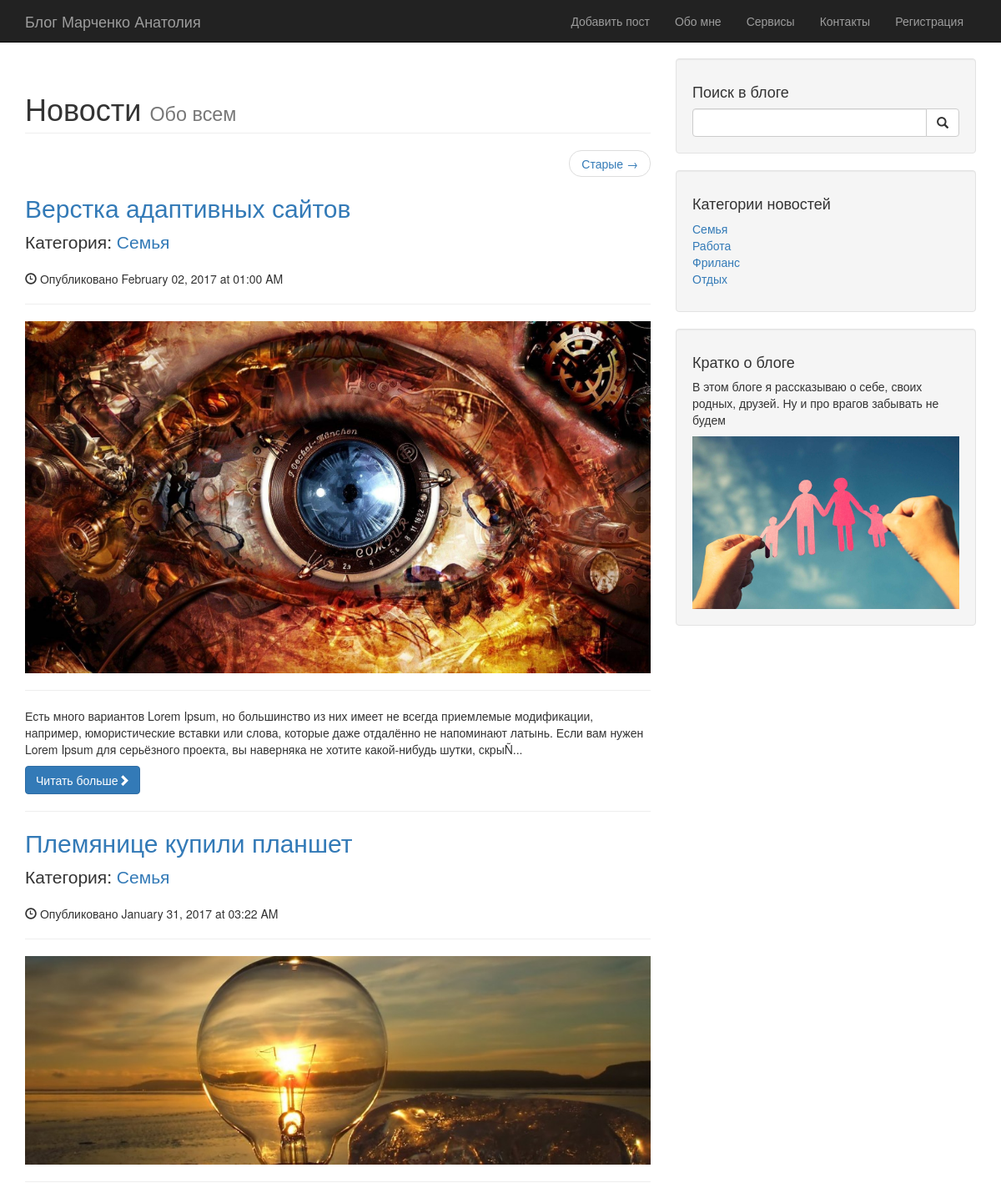
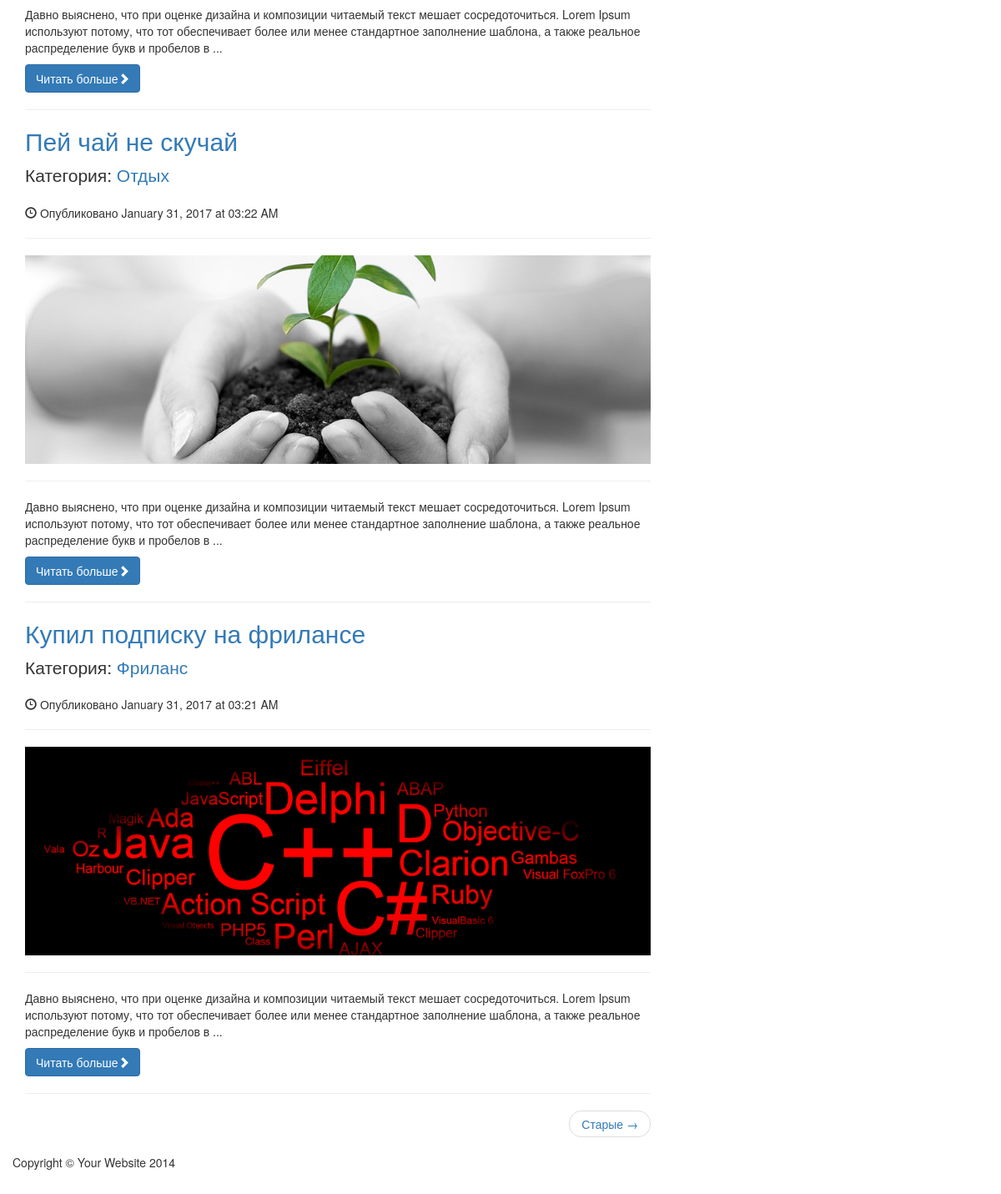
Before: / with the older database file (2 pictures, top to bottom).
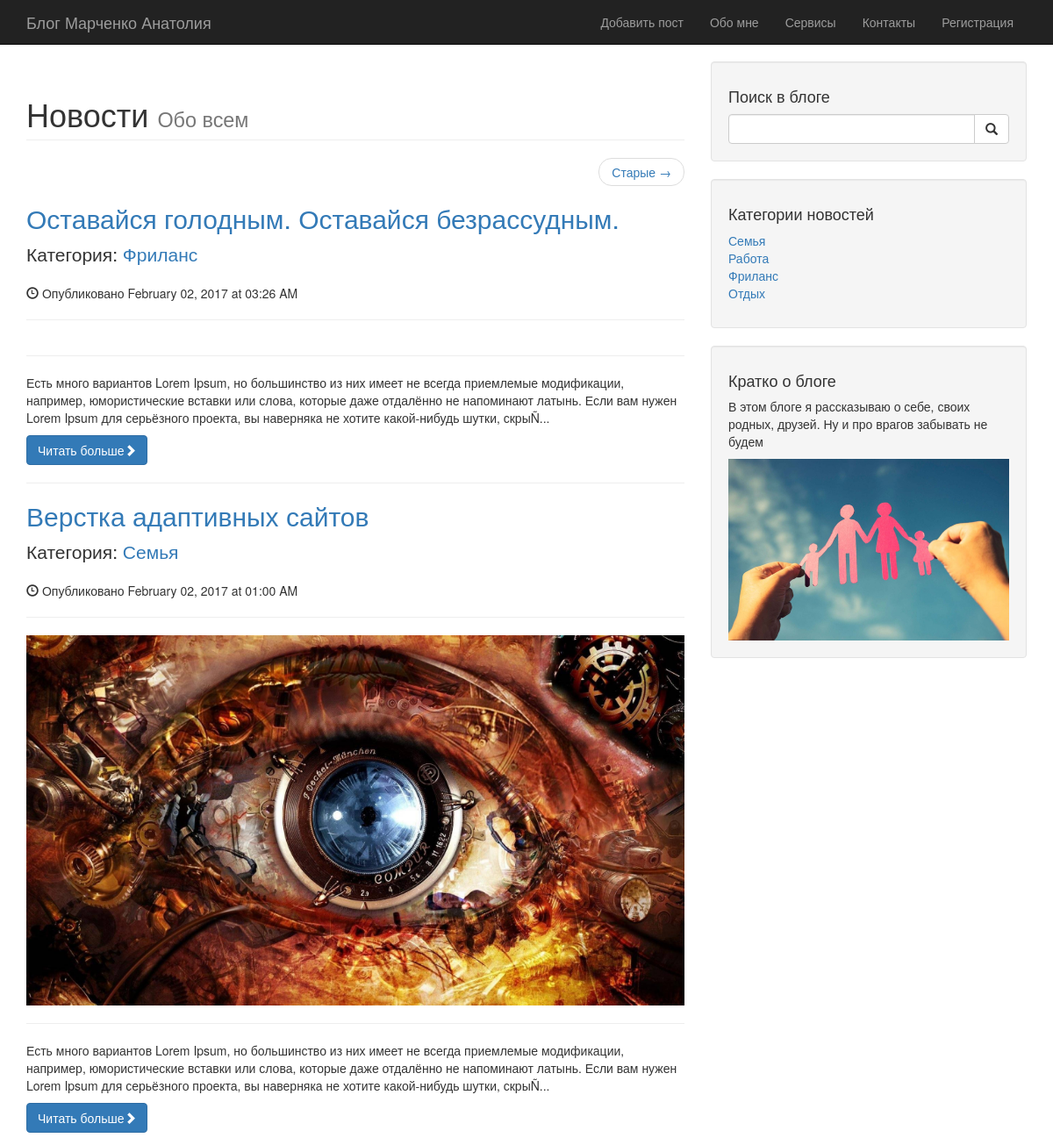
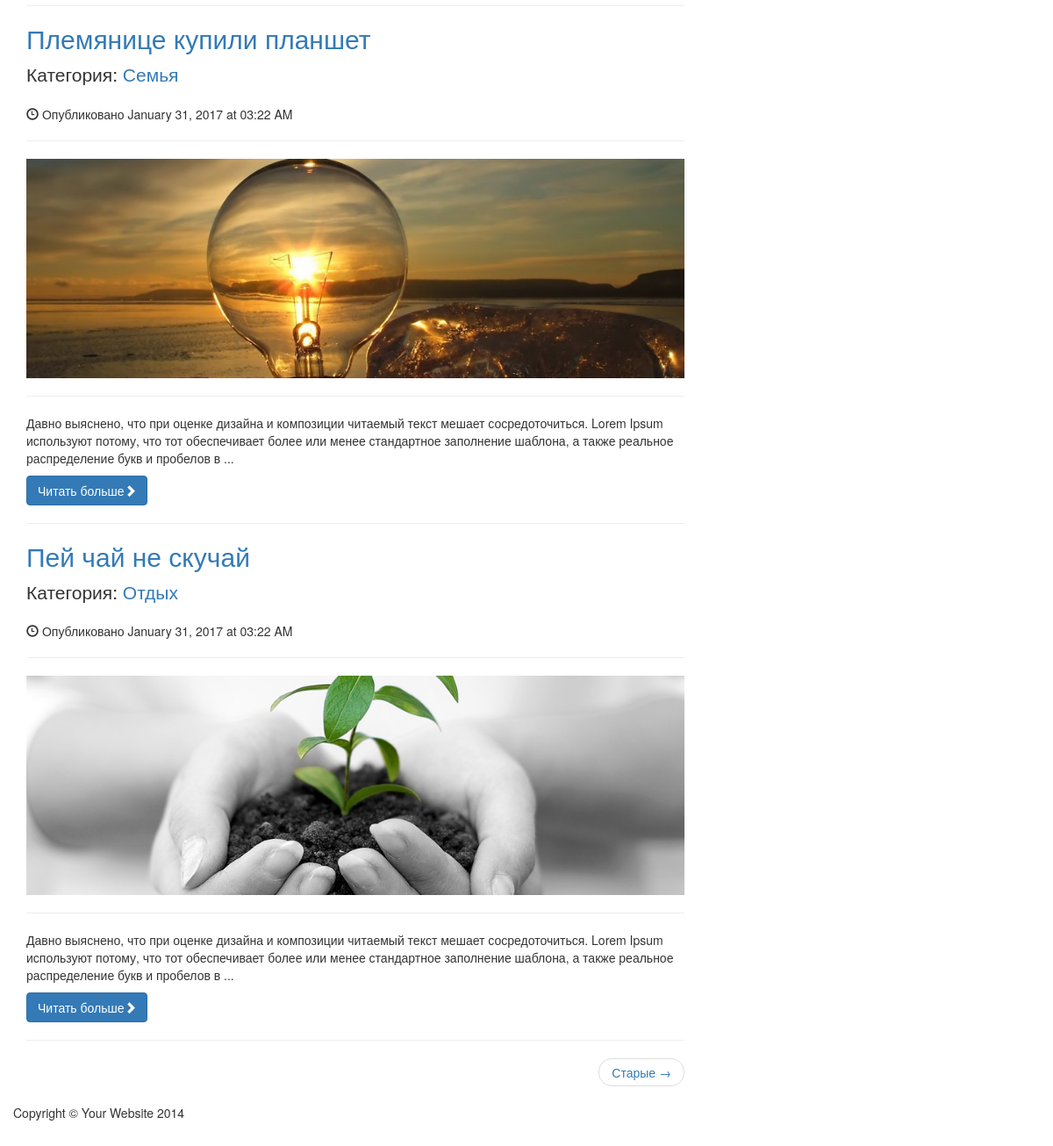
After: the same page with the newer database file (2 pictures, top to bottom).
### tables this page shows
CREATE TABLE posts(
          id integer primary key AUTOINCREMENT,
          category_id integer not null,
          published_date text not null,
          path_img text not null,
          title text not null,
          content text not null,
          FOREIGN KEY (category_id) REFERENCES categories(id)
      );

CREATE TABLE categories(
          id integer PRIMARY KEY AUTOINCREMENT,
          name text NOT NULL
);

### index.php (the view, shortened to what this page needs)
<?php
try {
    $dsn = "sqlite:blog.sqlite";
    $db = new PDO($dsn);
    $db->setAttribute(PDO::ATTR_ERRMODE,PDO::ERRMODE_EXCEPTION);
    $db->beginTransaction();
    if(!isset($_GET['offset'])){
        $offset = 0;
    }else{
        $offset = $_GET['offset'];
    }
    $sql = "select * from posts,categories where posts.category_id=categories.id order by posts.id desc limit $offset,4";
    $sqlCount = "select count(id) from posts";
    $countPosts="";
    foreach($db->query($sqlCount) as $row){$countPosts=$row['count(id)'];}
}catch(PDOException $ex){
    $db->rollBack();
    echo "<p style='color:red'>{$ex->getMessage()}</p>";
}
include_once "header.php";
?>
    <div class="container">
        <div class="row">
            <div class="col-md-8">
                <h1 class="page-header">
                    Новости
                    <small>Обо всем</small>
                </h1>
                <ul class="pager">
                    <li class="next <?php echo $offset+4>$countPosts?'hide':'show'?>">
                        <a href="index.php?offset=<?php echo $offset+4?>">Старые &rarr;</a>
                    </li>
                </ul>
                <?php foreach($db->query($sql) as $row):?>
                <h2>
                    <a href="post.php?id=<?=$row[0]?>"><?=$row['title']?></a>
                </h2>
                <p class="lead">
                    Категория:  <a href="index.php"><?=$row['name']?></a>
                </p>
                <p><span class="glyphicon glyphicon-time"></span> Опубликовано <?=$row['published_date']?></p>
                <hr>
                <img class="img-responsive" src="<?=$row['path_img']?>" alt="">
                <hr>
                <p><?php
                        $str=substr($row['content'],0,500)."...";
                        echo $str;
                    ?>
                </p>
                <a class="btn btn-primary" href="post.php?id=<?=$row[0]?>">Читать больше<span class="glyphicon glyphicon-chevron-right"></span></a>
                <hr>
                <?php endforeach;?>
                <ul class="pager">
                    <li class="next <?php echo $offset+4>$countPosts?'hide':'show'?>">
                        <a href="index.php?offset=<?php echo $offset+4?>">Старые &rarr;</a>
                    </li>
                </ul>
            </div>
<?php include_once "footer.php";?>

### header.php (shortened to what this page needs)
<!DOCTYPE html>
<html lang="en">
<head>
    <link href="css/bootstrap.min.css" rel="stylesheet">
    <link href="css/main.css" rel="stylesheet">
</head>
<body>
<nav class="navbar navbar-inverse navbar-fixed-top" role="navigation">
    <div class="container">
        <div class="navbar-header">
            <a class="navbar-brand" href="index.php">Блог Марченко Анатолия</a>
        </div>
        <div class="collapse navbar-collapse" id="bs-example-navbar-collapse-1">
            <ul class="nav navbar-nav pull-right">
                <li>
                    <a data-toggle="modal" data-target="#myModal" href="#" >Добавить пост</a>
                </li>
                <li>
                    <a href="#">Обо мне</a>
                </li>
                <li>
                    <a href="#">Сервисы</a>
                </li>
                <li>
                    <a href="#">Контакты</a>
                </li>
                <li>
                    <a href="#">Регистрация</a>
                </li>
            </ul>
        </div>
    </div>
</nav>

### footer.php (shortened to what this page needs)
<div class="col-md-4" >
    <div class="well">
        <h4>Поиск в блоге</h4>
        <div class="input-group">
            <input type="text" class="form-control">
                        <span class="input-group-btn">
                            <button class="btn btn-default" type="button">
                                <span class="glyphicon glyphicon-search"></span>
                            </button>
                        </span>
        </div>
    </div>
    <div class="well">
        <h4>Категории новостей</h4>
        <div class="row">
            <div class="col-xs-12">
                <ul class="list-unstyled">
                    <li><a href="#">Семья</a>
                    </li>
                    <li><a href="#">Работа</a>
                    </li>
                    <li><a href="#">Фриланс</a>
                    </li>
                    <li><a href="#">Отдых</a>
                    </li>
                </ul>
            </div>
        </div>
    </div>
    <div class="well">
        <div class="widget">
            <h4>Кратко о блоге</h4>
            <p>В этом блоге я рассказываю о себе, своих родных, друзей. Ну и про врагов забывать не будем</p>
            <img src="images/myfamily.jpg" alt="myfamilly" class="img-responsive">
        </div>
    </div>
</div>
<footer>
    <div class="row">
        <div class="col-lg-12">
            <p>Copyright &copy; Your Website 2014</p>
        </div>
    </div>
</footer>
</div>
</body>
</html>

### css/main.css (style rules this page uses)
body { padding-top: 70px; }
footer { margin: 50px 0; }

Changed rows visible on the page:
no longer on this page (row unchanged): posts: title "Купил подписку на фрилансе", category.name "Фриланс", published_date "January 31, 2017 at 03:21 AM", path_img (picture), content "Давно выяснено, что при оценке дизайна и композиции читаемый текст мешает сосредоточиться. Lorem Ipsum используют потому, что тот обеспечивает более или менее стандартное заполнение шаблона, а также реальное распределение букв и пробелов в ..."
added posts: title "Оставайся голодным. Оставайся безрассудным.", category.name "Фриланс", published_date "February 02, 2017 at 03:26 AM", content "Есть много вариантов Lorem Ipsum, но большинство из них имеет не всегда приемлемые модификации, например, юмористические вставки или слова, которые даже отдалённо не напоминают латынь. Если вам нужен Lorem Ipsum для серьёзного проекта, вы наверняка не хотите какой-нибудь шутки, скрыÑ..."
